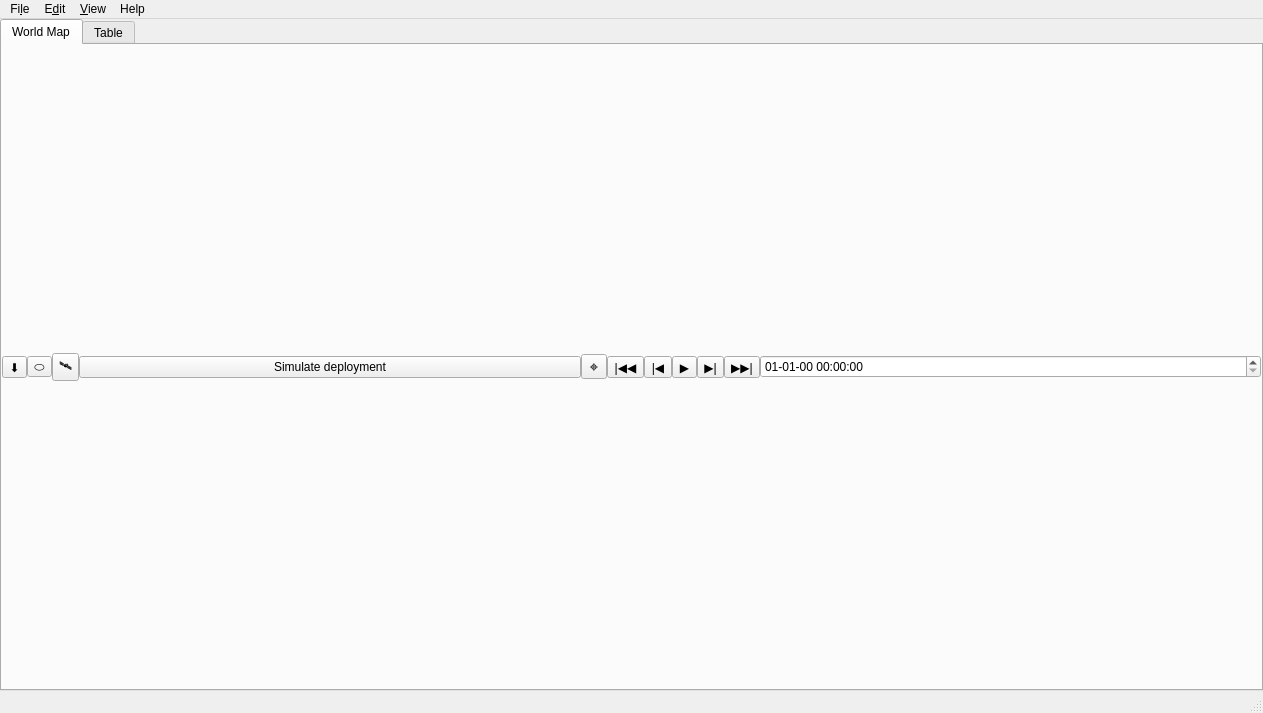
<?xml version="1.0" encoding="UTF-8"?>
<ui version="4.0">
 <class>MainWindow</class>
 <widget class="QMainWindow" name="MainWindow">
  <property name="geometry">
   <rect>
    <x>0</x>
    <y>0</y>
    <width>1263</width>
    <height>713</height>
   </rect>
  </property>
  <property name="baseSize">
   <size>
    <width>0</width>
    <height>0</height>
   </size>
  </property>
  <property name="windowTitle">
   <string>PyPredict</string>
  </property>
  <widget class="QWidget" name="centralwidget">
   <property name="baseSize">
    <size>
     <width>0</width>
     <height>0</height>
    </size>
   </property>
   <layout class="QVBoxLayout" name="verticalLayout_2">
    <property name="spacing">
     <number>0</number>
    </property>
    <property name="leftMargin">
     <number>0</number>
    </property>
    <property name="topMargin">
     <number>0</number>
    </property>
    <property name="rightMargin">
     <number>0</number>
    </property>
    <property name="bottomMargin">
     <number>0</number>
    </property>
    <item>
     <widget class="QTabWidget" name="tabWidget">
      <property name="sizePolicy">
       <sizepolicy hsizetype="Preferred" vsizetype="Preferred">
        <horstretch>0</horstretch>
        <verstretch>0</verstretch>
       </sizepolicy>
      </property>
      <property name="currentIndex">
       <number>0</number>
      </property>
      <widget class="QWidget" name="tab">
       <attribute name="title">
        <string>World Map</string>
       </attribute>
       <layout class="QVBoxLayout" name="verticalLayout_4">
        <property name="spacing">
         <number>0</number>
        </property>
        <property name="sizeConstraint">
         <enum>QLayout::SetDefaultConstraint</enum>
        </property>
        <property name="leftMargin">
         <number>0</number>
        </property>
        <property name="topMargin">
         <number>0</number>
        </property>
        <property name="rightMargin">
         <number>0</number>
        </property>
        <property name="bottomMargin">
         <number>0</number>
        </property>
        <item>
         <widget class="QFrame" name="frame_plot">
          <property name="sizePolicy">
           <sizepolicy hsizetype="Expanding" vsizetype="Expanding">
            <horstretch>0</horstretch>
            <verstretch>0</verstretch>
           </sizepolicy>
          </property>
          <property name="maximumSize">
           <size>
            <width>16777215</width>
            <height>16777215</height>
           </size>
          </property>
          <property name="lineWidth">
           <number>1</number>
          </property>
          <layout class="QHBoxLayout" name="horizontalLayout">
           <property name="spacing">
            <number>0</number>
           </property>
           <property name="sizeConstraint">
            <enum>QLayout::SetMaximumSize</enum>
           </property>
           <property name="leftMargin">
            <number>0</number>
           </property>
           <property name="topMargin">
            <number>0</number>
           </property>
           <property name="rightMargin">
            <number>0</number>
           </property>
           <property name="bottomMargin">
            <number>0</number>
           </property>
           <item>
            <widget class="QToolButton" name="download_button">
             <property name="text">
              <string>⬇</string>
             </property>
            </widget>
           </item>
           <item>
            <widget class="QToolButton" name="cov_button">
             <property name="text">
              <string>⬭</string>
             </property>
            </widget>
           </item>
           <item>
            <widget class="QToolButton" name="sat_button">
             <property name="text">
              <string>🛰</string>
             </property>
            </widget>
           </item>
           <item>
            <widget class="QPushButton" name="dpl_button">
             <property name="font">
              <font>
               <family>Ubuntu</family>
              </font>
             </property>
             <property name="text">
              <string>Simulate deployment</string>
             </property>
            </widget>
           </item>
           <item>
            <widget class="QToolButton" name="loc_button">
             <property name="enabled">
              <bool>true</bool>
             </property>
             <property name="sizePolicy">
              <sizepolicy hsizetype="Fixed" vsizetype="Fixed">
               <horstretch>0</horstretch>
               <verstretch>0</verstretch>
              </sizepolicy>
             </property>
             <property name="font">
              <font>
               <pointsize>11</pointsize>
               <weight>50</weight>
               <bold>false</bold>
               <kerning>true</kerning>
              </font>
             </property>
             <property name="toolTip">
              <string/>
             </property>
             <property name="whatsThis">
              <string/>
             </property>
             <property name="text">
              <string>⌖</string>
             </property>
            </widget>
           </item>
           <item>
            <widget class="QToolButton" name="prev_day">
             <property name="text">
              <string>|◀◀</string>
             </property>
            </widget>
           </item>
           <item>
            <widget class="QToolButton" name="prev_min">
             <property name="text">
              <string>|◀</string>
             </property>
            </widget>
           </item>
           <item>
            <widget class="QToolButton" name="play">
             <property name="text">
              <string>▶️</string>
             </property>
            </widget>
           </item>
           <item>
            <widget class="QToolButton" name="next_min">
             <property name="text">
              <string>▶️|</string>
             </property>
            </widget>
           </item>
           <item>
            <widget class="QToolButton" name="next_day">
             <property name="text">
              <string>▶️▶️|</string>
             </property>
            </widget>
           </item>
           <item>
            <widget class="QDateTimeEdit" name="datetime">
             <property name="sizePolicy">
              <sizepolicy hsizetype="Minimum" vsizetype="Fixed">
               <horstretch>0</horstretch>
               <verstretch>0</verstretch>
              </sizepolicy>
             </property>
             <property name="minimumSize">
              <size>
               <width>145</width>
               <height>0</height>
              </size>
             </property>
             <property name="displayFormat">
              <string>dd-MM-yy HH:mm:ss</string>
             </property>
            </widget>
           </item>
          </layout>
         </widget>
        </item>
       </layout>
      </widget>
      <widget class="QWidget" name="tab_2">
       <attribute name="title">
        <string>Table</string>
       </attribute>
       <layout class="QVBoxLayout" name="verticalLayout_5">
        <property name="spacing">
         <number>0</number>
        </property>
        <property name="leftMargin">
         <number>0</number>
        </property>
        <property name="topMargin">
         <number>0</number>
        </property>
        <property name="rightMargin">
         <number>0</number>
        </property>
        <property name="bottomMargin">
         <number>0</number>
        </property>
        <item>
         <widget class="QTableWidget" name="Table">
          <property name="sortingEnabled">
           <bool>true</bool>
          </property>
          <property name="columnCount">
           <number>13</number>
          </property>
          <attribute name="horizontalHeaderMinimumSectionSize">
           <number>20</number>
          </attribute>
          <attribute name="horizontalHeaderDefaultSectionSize">
           <number>88</number>
          </attribute>
          <attribute name="horizontalHeaderShowSortIndicator" stdset="0">
           <bool>true</bool>
          </attribute>
          <attribute name="horizontalHeaderStretchLastSection">
           <bool>true</bool>
          </attribute>
          <column>
           <property name="text">
            <string>Satellite</string>
           </property>
          </column>
          <column>
           <property name="text">
            <string>Category</string>
           </property>
          </column>
          <column>
           <property name="text">
            <string>Latitude</string>
           </property>
           <property name="textAlignment">
            <set>AlignCenter</set>
           </property>
          </column>
          <column>
           <property name="text">
            <string>Longitude</string>
           </property>
          </column>
          <column>
           <property name="text">
            <string>Alt. [km]</string>
           </property>
          </column>
          <column>
           <property name="text">
            <string>Spd. [m/s]</string>
           </property>
          </column>
          <column>
           <property name="text">
            <string>a [km]</string>
           </property>
          </column>
          <column>
           <property name="text">
            <string>h [km²/s]</string>
           </property>
          </column>
          <column>
           <property name="text">
            <string>e</string>
           </property>
          </column>
          <column>
           <property name="text">
            <string>Ω</string>
           </property>
          </column>
          <column>
           <property name="text">
            <string>i</string>
           </property>
          </column>
          <column>
           <property name="text">
            <string>ω</string>
           </property>
          </column>
          <column>
           <property name="text">
            <string>T. Anom.</string>
           </property>
          </column>
         </widget>
        </item>
       </layout>
      </widget>
     </widget>
    </item>
   </layout>
  </widget>
  <widget class="QMenuBar" name="menubar">
   <property name="geometry">
    <rect>
     <x>0</x>
     <y>0</y>
     <width>1263</width>
     <height>22</height>
    </rect>
   </property>
   <widget class="QMenu" name="menuFile">
    <property name="title">
     <string>Fi&amp;le</string>
    </property>
    <addaction name="actionOpen"/>
    <addaction name="actionSave_picture"/>
    <addaction name="actionSave_TLEs"/>
    <addaction name="actionExit"/>
   </widget>
   <widget class="QMenu" name="menuHelp">
    <property name="title">
     <string>Help</string>
    </property>
    <addaction name="actionAbout"/>
   </widget>
   <widget class="QMenu" name="menuEdit">
    <property name="title">
     <string>E&amp;dit</string>
    </property>
    <addaction name="actionUpdate_TLE_from_net"/>
    <addaction name="actionUpdate_TLE_from_file"/>
    <addaction name="actionEnable_database"/>
    <addaction name="separator"/>
    <addaction name="actionAdd_south_atlantic_anomaly"/>
    <addaction name="actionRemove_coverage"/>
    <addaction name="actionAdd_remove_satellites"/>
   </widget>
   <widget class="QMenu" name="menuView">
    <property name="title">
     <string>&amp;View</string>
    </property>
    <widget class="QMenu" name="menuChange_planet">
     <property name="title">
      <string>&amp;Change planet</string>
     </property>
     <addaction name="actionEarth"/>
     <addaction name="actionMars"/>
    </widget>
    <addaction name="actionFullscreen"/>
    <addaction name="menuChange_planet"/>
   </widget>
   <addaction name="menuFile"/>
   <addaction name="menuEdit"/>
   <addaction name="menuView"/>
   <addaction name="menuHelp"/>
  </widget>
  <widget class="QStatusBar" name="statusbar">
   <property name="sizeGripEnabled">
    <bool>true</bool>
   </property>
  </widget>
  <action name="actionExit">
   <property name="text">
    <string>&amp;Exit</string>
   </property>
  </action>
  <action name="actionAbout">
   <property name="text">
    <string>&amp;About Pypredict</string>
   </property>
  </action>
  <action name="actionOpen">
   <property name="text">
    <string>&amp;Open</string>
   </property>
  </action>
  <action name="actionSave_picture">
   <property name="text">
    <string>&amp;Save picture</string>
   </property>
  </action>
  <action name="actionUpdate_TLE_from_net">
   <property name="text">
    <string>&amp;Update TLE from net</string>
   </property>
  </action>
  <action name="actionUpdate_TLE_from_file">
   <property name="text">
    <string>Update TLE &amp;from file</string>
   </property>
  </action>
  <action name="actionEnable_database">
   <property name="text">
    <string>&amp;Enable database</string>
   </property>
  </action>
  <action name="actionAdd_south_atlantic_anomaly">
   <property name="text">
    <string>&amp;Add south atlantic anomaly</string>
   </property>
  </action>
  <action name="actionRemove_coverage">
   <property name="text">
    <string>&amp;Remove coverage</string>
   </property>
  </action>
  <action name="actionAdd_remove_satellites">
   <property name="text">
    <string>A&amp;dd/remove satellites</string>
   </property>
  </action>
  <action name="actionFullscreen">
   <property name="text">
    <string>&amp;Fullscreen</string>
   </property>
  </action>
  <action name="actionEarth">
   <property name="text">
    <string>&amp;Earth</string>
   </property>
  </action>
  <action name="actionMars">
   <property name="text">
    <string>&amp;Mars</string>
   </property>
  </action>
  <action name="actionSave_TLEs">
   <property name="text">
    <string>Save &amp;TLEs</string>
   </property>
  </action>
 </widget>
 <resources/>
 <connections>
  <connection>
   <sender>actionExit</sender>
   <signal>triggered()</signal>
   <receiver>MainWindow</receiver>
   <slot>close()</slot>
   <hints>
    <hint type="sourcelabel">
     <x>-1</x>
     <y>-1</y>
    </hint>
    <hint type="destinationlabel">
     <x>422</x>
     <y>262</y>
    </hint>
   </hints>
  </connection>
 </connections>
</ui>
